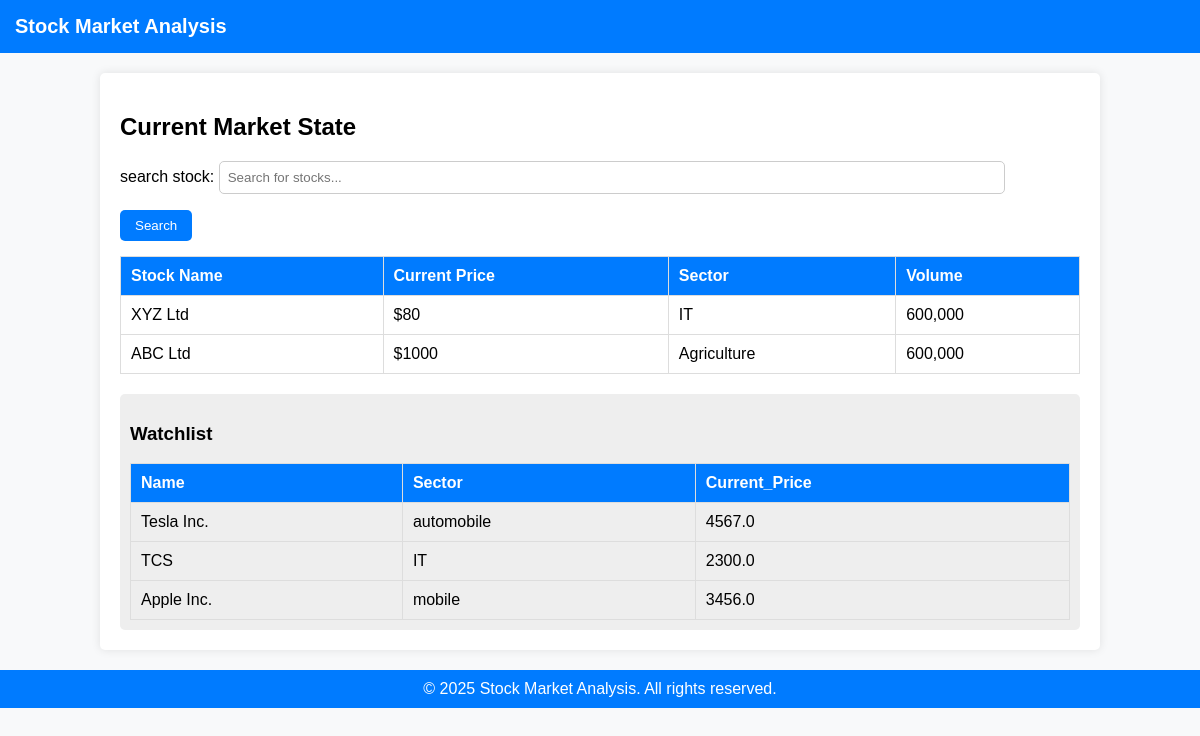
/current_market_state (signed in), run on the app's committed database.
### stockmarketanalysis/models.py (models this page shows)
class Stock(models.Model):
    name=models.CharField(max_length=40)
    current_price=models.FloatField()
    volume=models.IntegerField()
    sector=models.CharField(max_length=30)

### stockmarketanalysis/views.py (the view, shortened to what this page needs)
# urls.py: path('current_market_state', views.cms,name="current_market_state"),
def cms(request):
    user_id=request.session["id"]
    investor=Investor.objects.get(id=user_id)
    user_watchlist=Watchlist.objects.filter(investor=investor)
    watchlist_data=[]
    for wd in user_watchlist:
        watchlist_data.append({
            'name':wd.stock.name,
            'price':wd.stock.current_price,
            'sector':wd.stock.sector
        })
    error=None
    if request.method=="GET":
        form=searchForm()
        return render(request,"current_market_state.html",{"form":form,"watchlist":watchlist_data,"error":error})

### stockmarketanalysis/forms.py
class searchForm(forms.Form):
    name=forms.CharField(label="search stock",widget=forms.TextInput(attrs={'placeholder':'Search for stocks...'}))

### templates/current_market_state.html (shortened to what this page needs)
<!DOCTYPE html>
<html lang="en">
<head>
</head>
<body>
    <div class="header">Stock Market Analysis</div>
    <div class="container">
        <h2>Current Market State</h2>
        <div class="search-box">
            <form method="post" action="current_market_state">
                {{form.as_p}}
                <button type="submit">Search</button>
            </form>
        </div>
        <table>
            <tr>
                <th>Stock Name</th>
                <th>Current Price</th>
                <th>Sector</th>
                <th>Volume</th>
            </tr>
            {% if data %}
            <tr>
                <td>{{data.name}}</td>
                <td>{{data.current_price}}</td>
                <td>{{data.sector}}</td>
                <td>{{data.volume}}</td>
            </tr>
            <button><a href="{% url 'addToWatchlist' data.name %}" class="btn btn-primary" style="text-decoration: none;color:white;">Add</a></button>
            {% else %}
            <tr>
                <td>XYZ Ltd</td>
                <td>$80</td>
                <td>IT</td>
                <td>600,000</td>
            </tr>
            <tr>
                <td>ABC Ltd</td>
                <td>$1000</td>
                <td>Agriculture</td>
                <td>600,000</td>
            </tr>
            {% endif %}
        </table>
        <div class="watchlist">
            <h3>Watchlist</h3>
            <table>
                <tr>
                    <th>Name</th>
                    <th>Sector</th>
                    <th>Current_Price</th>
                </tr>
                {% if watchlist %}
                {% for w in watchlist %}
                <tr>
                    <td>{{w.name}}</td>
                    <td>{{w.sector}}</td>
                    <td>{{w.price}}</td>
                </tr>
                {% endfor %}
                {% else %}
                <tr>
                    <td colspan="3" style="text-align: center;">No stocks in watchlist</td>
                </tr>
                {% endif %}
            </table>
        </div>
    </div>
    <div class="footer">&copy; 2025 Stock Market Analysis. All rights reserved.</div>
</body>
</html>

### templates/current_market_state.html (style rules this page uses)
body { font-family: Arial, sans-serif; background-color: #f8f9fa; margin: 0; padding: 0; }
.header { background-color: #007bff; color: white; padding: 15px; font-size: 20px; font-weight: bold; }
.container { width: 80%; margin: 20px auto; background: white; padding: 20px; border-radius: 5px; box-shadow: 0px 0px 10px rgba(0, 0, 0, 0.1); }
.search-box { margin-bottom: 15px; }
input[type="text"] { width: 80%; padding: 8px; margin-right: 10px; border: 1px solid #ccc; border-radius: 5px; }
button { padding: 8px 15px; background-color: #007bff; color: white; border: none; cursor: pointer; border-radius: 5px; }
table { width: 100%; border-collapse: collapse; margin-top: 10px; }
th, td { border: 1px solid #ddd; padding: 10px; text-align: left; }
th { background-color: #007bff; color: white; }
.watchlist { margin-top: 20px; padding: 10px; background-color: #eee; border-radius: 5px; }
.footer { text-align: center; margin-top: 20px; padding: 10px; background-color: #007bff; color: white; }

### data on the page
Stock: name "Tesla Inc.", sector "automobile", price "4567.0"
Stock: name "TCS", sector "IT", price "2300.0"
Stock: name "Apple Inc.", sector "mobile", price "3456.0"
